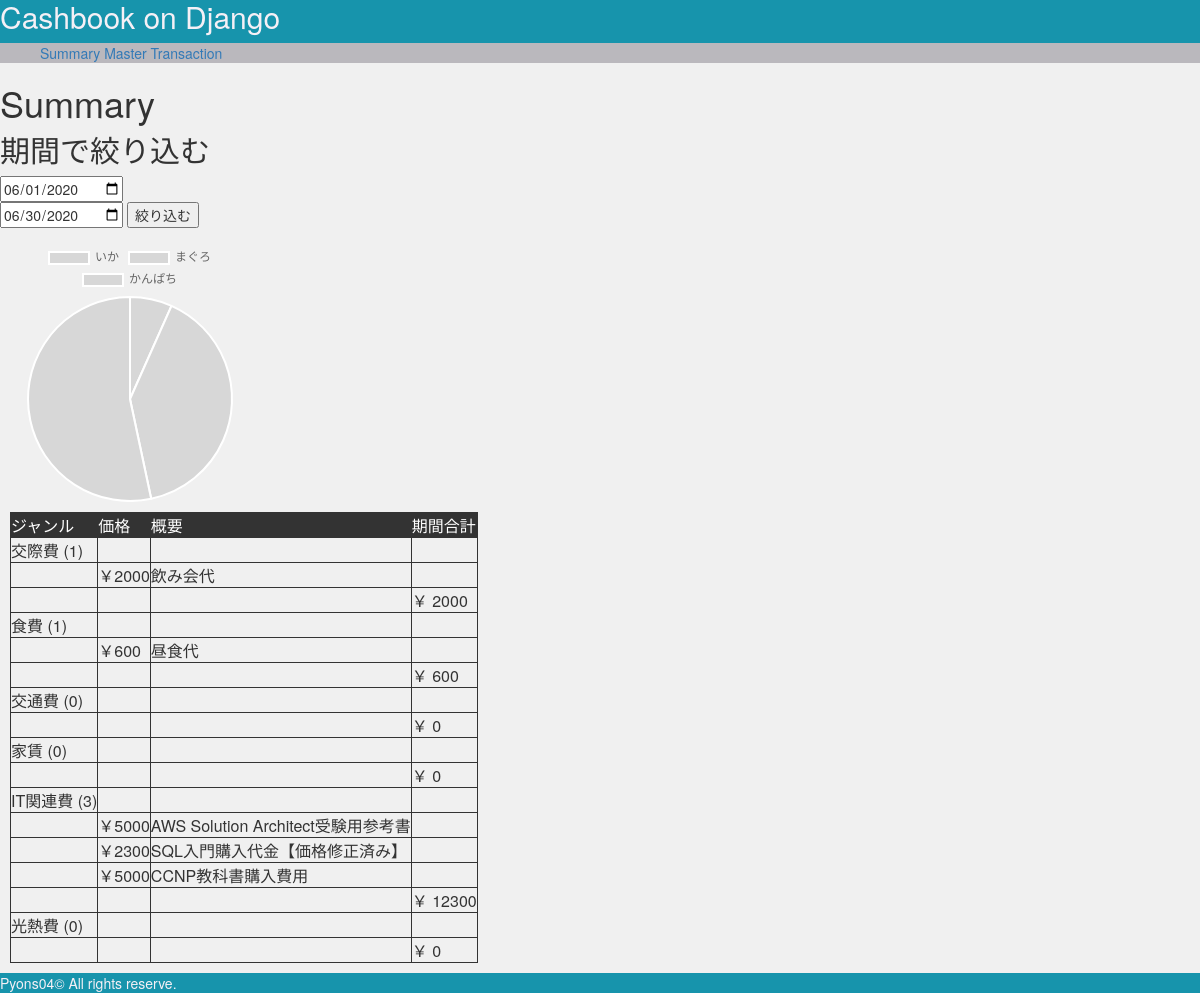
The page /mainapp/summary on the database as committed earlier.
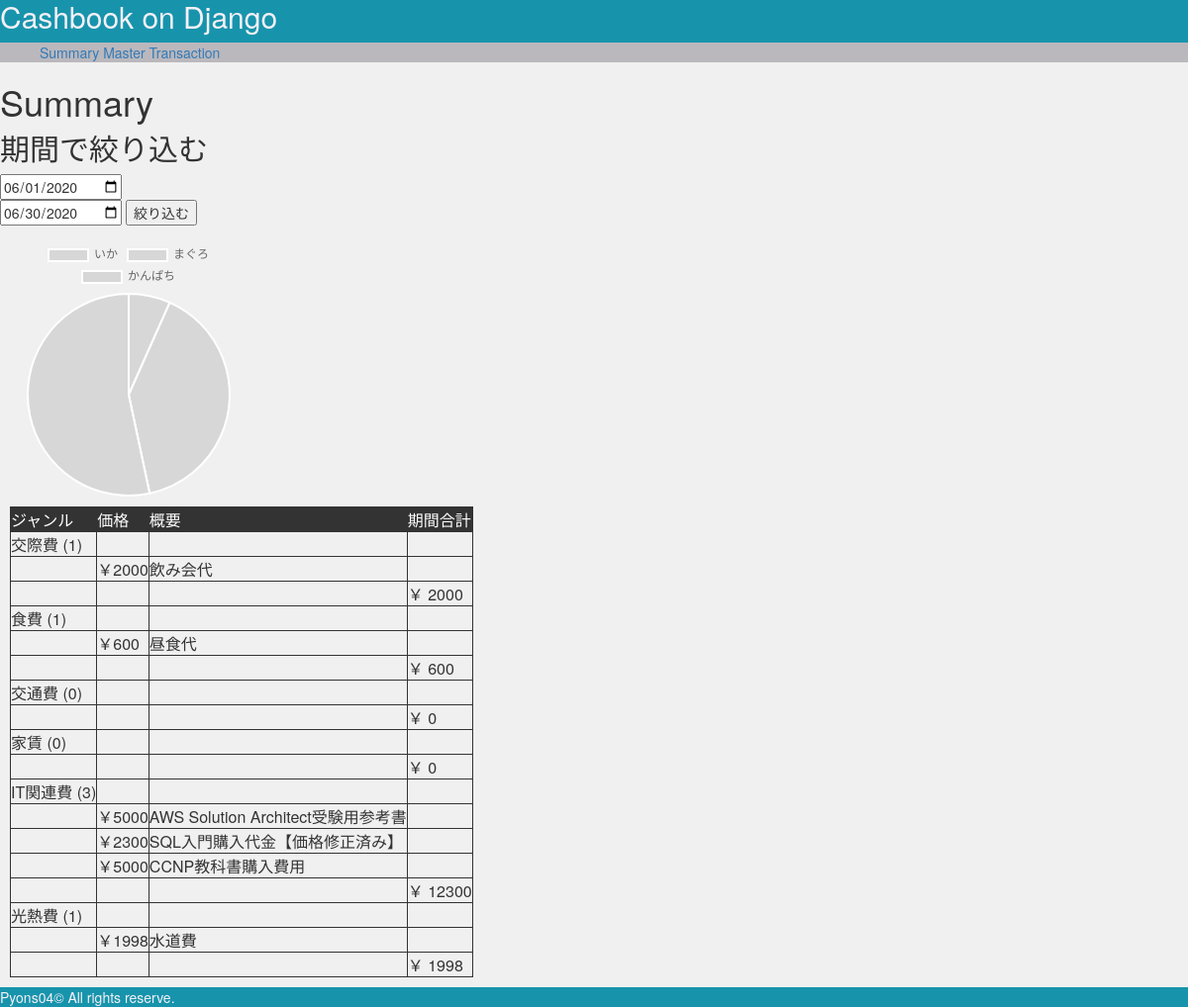
The same page on the database as committed later.
### mainapp/models.py (models this page shows, shortened)
class UsageMaster(models.Model):
    management_id = models.AutoField(verbose_name = "管理番号（自動付与）", primary_key = True)
    genre         = models.CharField(verbose_name = "ジャンル", null = True, blank = True, max_length = 100, unique=True)
    created_at    = models.DateTimeField(verbose_name = "作成日時", auto_now_add = True)
    class Meta:
        verbose_name = "UsageMaster"

class Usage(models.Model):
    management_id = models.AutoField(verbose_name = "管理番号（自動付与）", primary_key = True)
    date          = models.DateField(verbose_name = "支払日時", null = True, blank = True)
    genre         = models.ForeignKey(UsageMaster, verbose_name = "ジャンル", on_delete=models.PROTECT, null = False, blank = False)
    description   = models.TextField(null = False, blank = False)
    created_at    = models.DateTimeField(verbose_name = "作成日時", auto_now_add = True)
    amount        = models.IntegerField(verbose_name = "価格", null = False, blank = False, default = 0)
    class Meta:
        verbose_name = "Usage"

### mainapp/views.py (the view, shortened to what this page needs)
# urls.py: path('summary', views.SummaryView.as_view(), name='summary'),
class SummaryView(generic.ListView):
    model = UsageMaster
    template_name = 'summary.html'
    def beggining_and_end_of_month(self):
        beggining = datetime.date.today().replace(day=1)
        today = datetime.date.today()
        end_date = calendar.monthrange(today.year, today.month)[1]
        end = datetime.date(today.year, today.month, end_date)
        return [beggining, end]
    def get_context_data(self, **kwargs):
        context = super().get_context_data(**kwargs)
        context['masters'] = UsageMaster.objects.all
        context['usages'] = Usage.objects.all
        context['date_from'] = self.beggining_and_end_of_month()[0].strftime('%Y-%m-%d') # selfで呼び出し先のインスタンスを指定する。
        context['date_to']   = self.beggining_and_end_of_month()[1].strftime('%Y-%m-%d')
        return context

### mainapp/templatetags/summary_helper.py (called while the page is built)
@register.filter
def filter_usages_sum(usages,master):
    sum = 0
    for usage in filter_usages(usages, master):
        sum += usage.amount
    return sum

@register.filter
def filter_usages_count(usages, master):
    return len(filter_usages(usages, master))

@register.filter
def filter_usages(usages, master):
    filterd_usages = []
    for usage in usages:
        if usage.genre == master:
            filterd_usages.append(usage)
    return filterd_usages

@register.filter
def graph_data_generator(usages):
    return '[10,60,80]'

@register.filter
def graph_label_generator(usages):
    return "['いか','まぐろ','かんぱち']"

### mainapp/templates/summary.html (shortened to what this page needs)
{% extends 'parent.html' %}
{% load summary_helper %}
{% load static %}
{% block contents %}
  <h1>Summary</h1>
  <h2>期間で絞り込む</h2>
    <form method="Post">
      <input name="date_from" type="date" value="{{ date_from }}"/><br>
      <input name="date_to" type="date" value="{{ date_to }}"/>
      <button type="submit">絞り込む</button>
    </form>
  <div style="width:260px; height:260px;">
    <canvas id="mycanvas" height="100" width="100"></canvas>
  </div>
  <table>
  <thead>
    <tr>
      <td>ジャンル</td>
      <td>価格</td>
      <td>概要</td>
      <td>期間合計</td>
    </tr>
  </thead>
  <tbody>
  {% for master in masters %}
  <tr>
    <td>  {{master.genre}} ({{ usages | filter_usages_count:master}})</td>
    <td></td>
    <td></td>
    <td></td>
  </tr>
       {% for usage in usages %}
         {% if usage.genre == master %}
         <tr>
         <td></td>
         <td> ￥{{ usage.amount }}</td>
         <td> {{ usage.description }} </td>
         <td></td>
         {% endif %}
         </tr>
       {% endfor %}
       <tr>
         <td></td>
         <td></td>
         <td></td>
         <td>￥ {{ usages| filter_usages_sum:master}}</td>
       </tr>
  {% endfor %}
  </tbody>
</table>
{% endblock %}

Rows that differ between the two databases and show on the page:
computed for Usage "飲み会代": genre.genre_id "0" → "1"; genre.amount "0" → "1998"
added Usage: amount "1998", description "水道費", shown under UsageMaster "光熱費"
